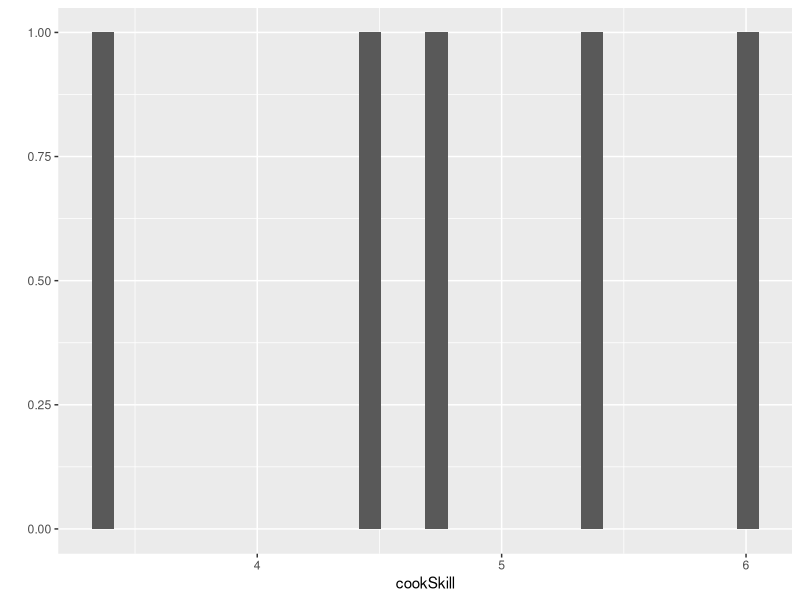
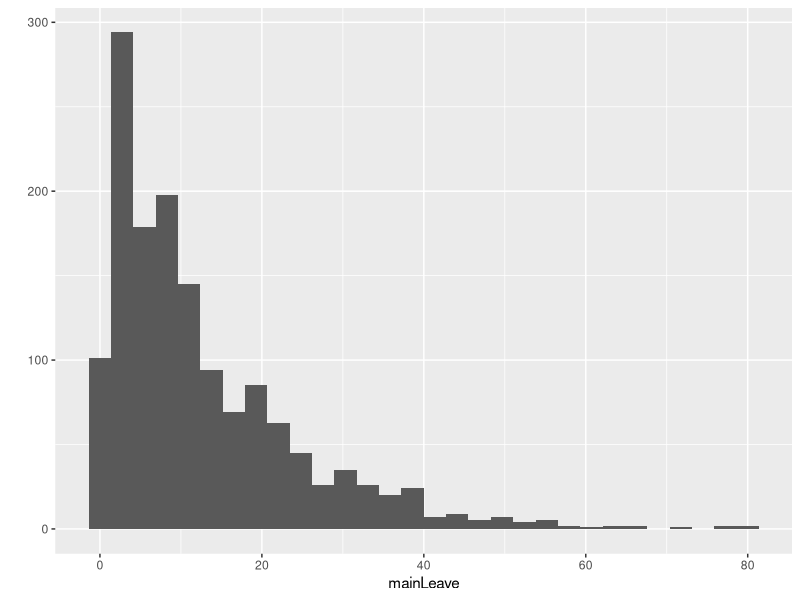
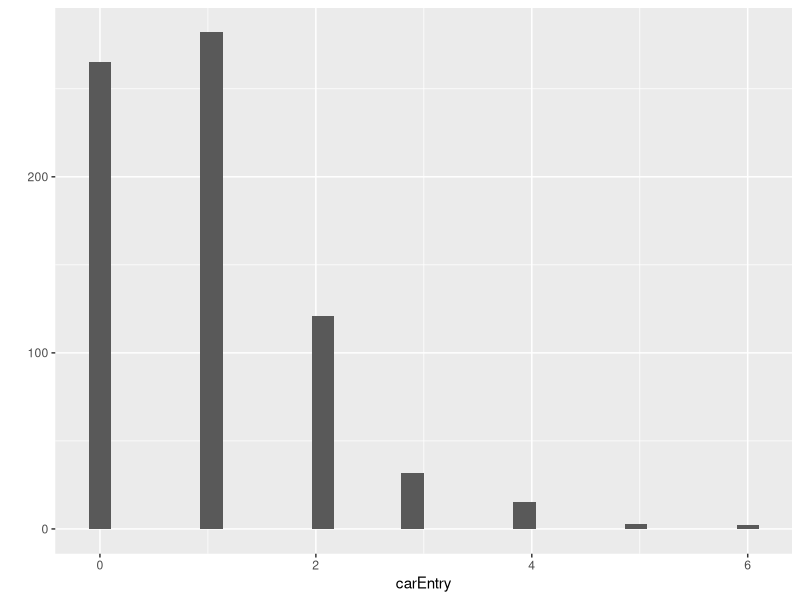
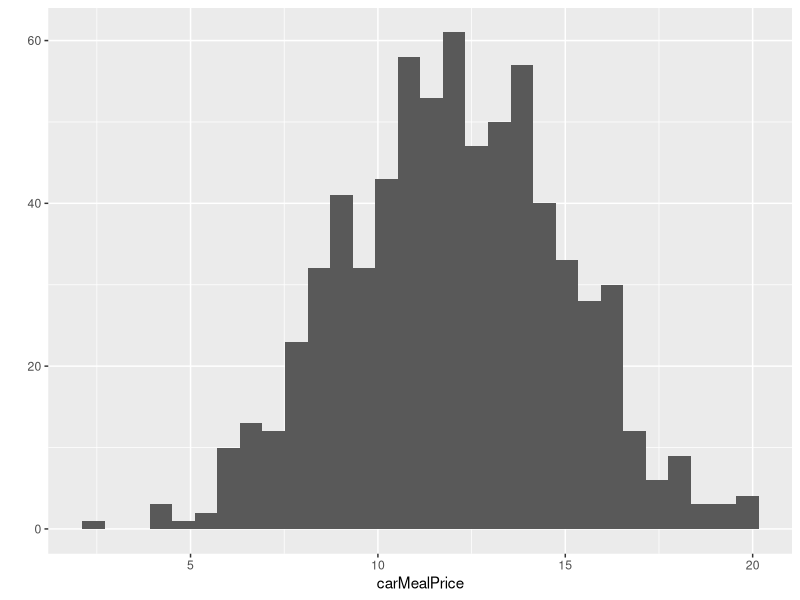
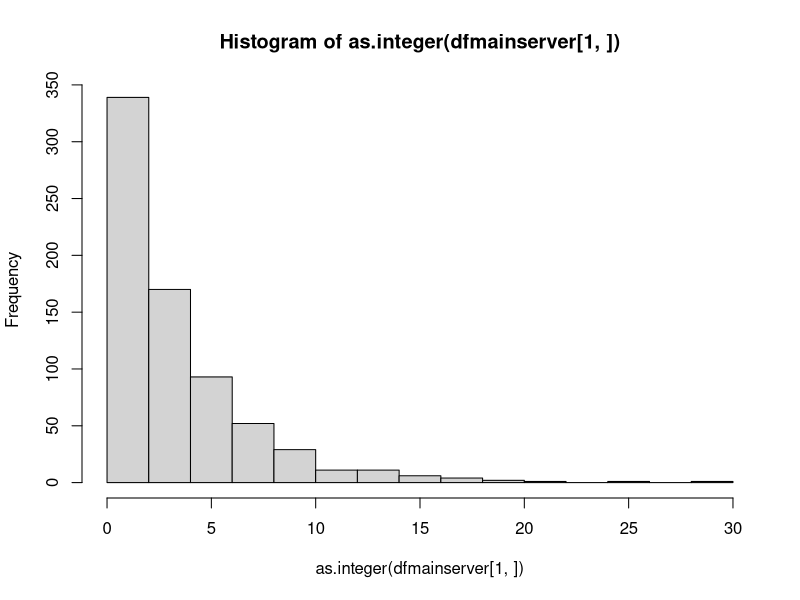
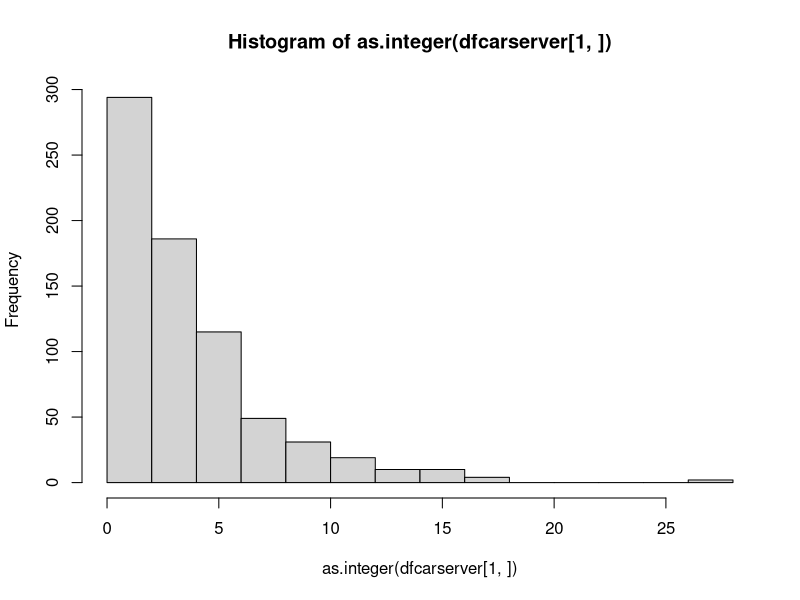
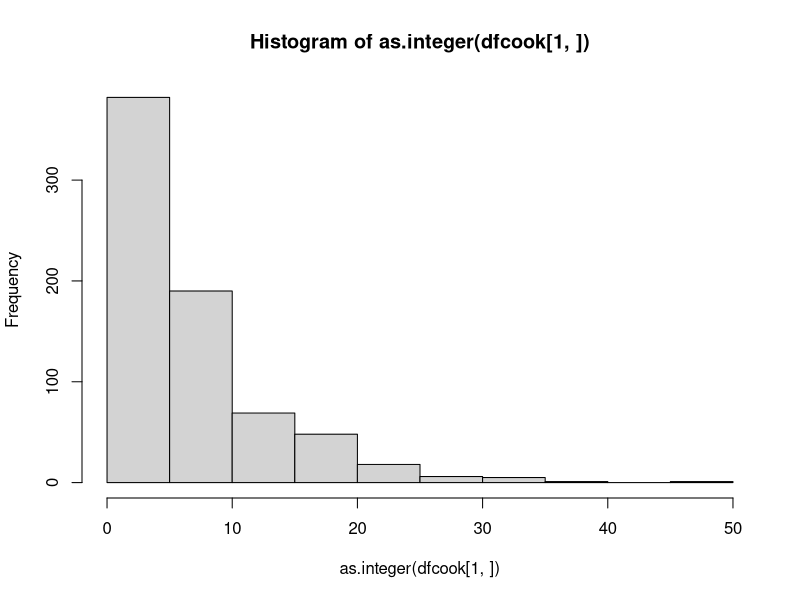
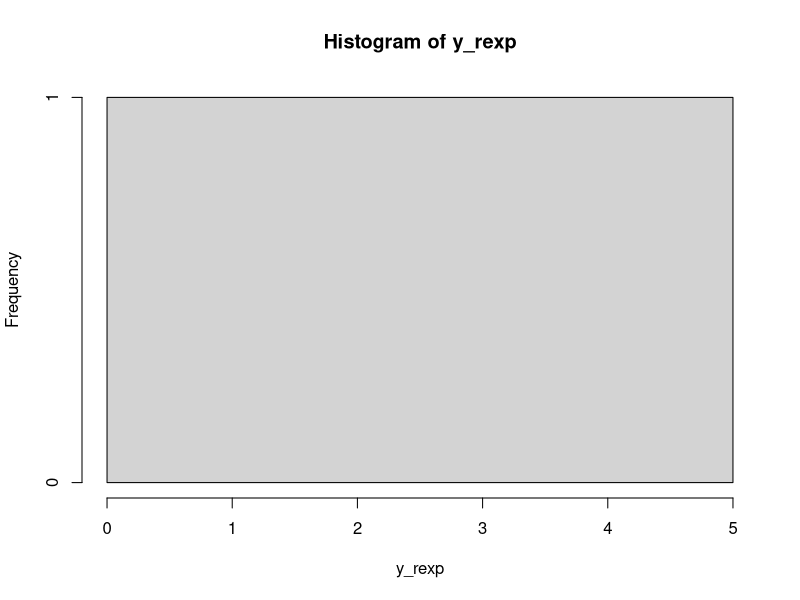

Recreate these plots in R, in order.
library("ggplot2")
library("dplyr")

pricePerMeal = 4.00 # Price one meal unit is sold at
costPerMeal = 2.80 # Price to produce one meal unit
wageRate = 8.00 

mainServerNumber = 1
carServerNumber = 1
mainServerSkill = rnorm(mainServerNumber) + 3 # Generates an array of normal distribution values 
carServerSkill = rnorm(carServerNumber) + 3

cookNumber = 5
cookSkill = rnorm(cookNumber) + 5
qplot(cookSkill)

storageCapacity = 100
storage = 0

mainEPM = 2 # Main entrance per minute
carEPM = 1 # Car entrance per minute
simulationMinutes = 720 # 720 minutes = 12 hours
mainEntry = rpois(simulationMinutes, mainEPM)
carEntry = rpois(simulationMinutes, carEPM)

avgTimeToLeave = 12
mainLeave = ceiling(rexp(sum(mainEntry),rate = 1/avgTimeToLeave))
carLeave = ceiling(rexp(sum(carEntry),rate = 1/avgTimeToLeave))
qplot(mainLeave)

mainMealPrice = round(rnorm(sum(mainEntry)) * 3 + 10,2) 
carMealPrice = round(rnorm(sum(carEntry)) * 3 + 12,2) 

qplot(carEntry)
qplot(carMealPrice)

dflogs <- data.frame () # Dataframe to track queues
mainQueue = 0
carQueue = 0
sales = 0
materials = 0
profits = 0

dfmain <- data.frame () # Dataframe to track main queue
dfcar <- data.frame () # Dataframe to track car queue
mainClientNumber = 0
carClientNumber = 0


mainInitialized = FALSE
carInitialized = FALSE

dfmainserver <- data.frame () # Dataframe to track servers in main entrance
dfcarserver <- data.frame () # Dataframe to track servers in main entrance
dfcook <- data.frame () # Dataframe to track cooks
for(i in 1:mainServerNumber){
  dfmainserver <- rbind(dfmainserver, ceiling(rexp(720,rate = 1/mainServerSkill[i])))
}
hist(as.integer(dfmainserver[1,]))
for(i in 1:mainServerNumber){
  dfcarserver <- rbind(dfcarserver, ceiling(rexp(720,rate = 1/carServerSkill[i])))
}
hist(as.integer(dfcarserver[1,]))

for(i in 1:cookNumber){
  dfcook <- rbind(dfcook, ceiling(rexp(720,rate = 1/cookSkill[i])))
}
hist(as.integer(dfcook[1,]))


for(t in 1:simulationMinutes){
  
  if(mainEntry[t] != 0){
    for(i in 1:mainEntry[t]){
      mainClientNumber <- mainClientNumber + 1
      dfmain <- rbind(dfmain, c(mainClientNumber, mainMealPrice[mainClientNumber], 'Ordering', t, '', ''))
      if(!mainInitialized){
        mainInitialized <- TRUE
      }
    }
  }
  
  if(carEntry[t] != 0){
    for(i in 1:carEntry[t]){
      carClientNumber <- carClientNumber + 1
      dfcar <- rbind(dfcar, c(carClientNumber, carMealPrice[carClientNumber], 'Ordering', t, '', ''))
      if(!carInitialized){
        carInitialized <- TRUE
      }
    }
  }
  
  if(mainInitialized){
    colnames(dfmain) <- c('Client Number','Meal Price', 'State', "Entry Time", "Order Time", "Served Time")
  }
  if(carInitialized){
    colnames(dfcar) <- c('Client Number','Meal Price', 'State', "Entry Time", "Order Time", "Served Time")
  }
  
  mainQueue <- mainQueue + mainEntry[t]
  carQueue <- carQueue + carEntry[t]

  wages <- round((carServerNumber + mainServerNumber + cookNumber) * wageRate * (t/60),2)
  
  profits <- sales - materials - wages
  
  dflogs <- rbind(dflogs, c(t, mainQueue, carQueue, sales, materials, wages, profits))
  
  # Main and car queue leaving modeled by exponential distribution
  if(mainInitialized){
    for(i in 1:length(dfmain[,1])){
      if(dfmain[i,3] == 'Ordering'){
        if((t - as.integer(dfmain[i,4])) >= mainLeave[i]){
          mainQueue <- mainQueue - 1
          dfmain[i,3] <- 'Left'
          dfmain[i,6] <- t
        }
      }
    }
  }
  if(carInitialized){
    for(i in 1:length(dfcar[,1])){
      if(dfcar[i,3] == 'Ordering'){
        if((t - as.integer(dfcar[i,4])) >= carLeave[i]){
          carQueue <- carQueue - 1
          dfcar[i,3] <- 'Left'
          dfcar[i,6] <- t
        }
      }
    }
  }
  
}

colnames(dflogs) <- c('Minute','Main Queue', 'Car Queue', 'Sales', 'Materials', 'Wages', 'Profits')

print(sum(mainEntry))

y_rexp <- ceiling(rexp(1, rate = 0.2))
hist(y_rexp)
print(y_rexp)


qplot(dflogs$Minute, dflogs$`Main Queue`)
